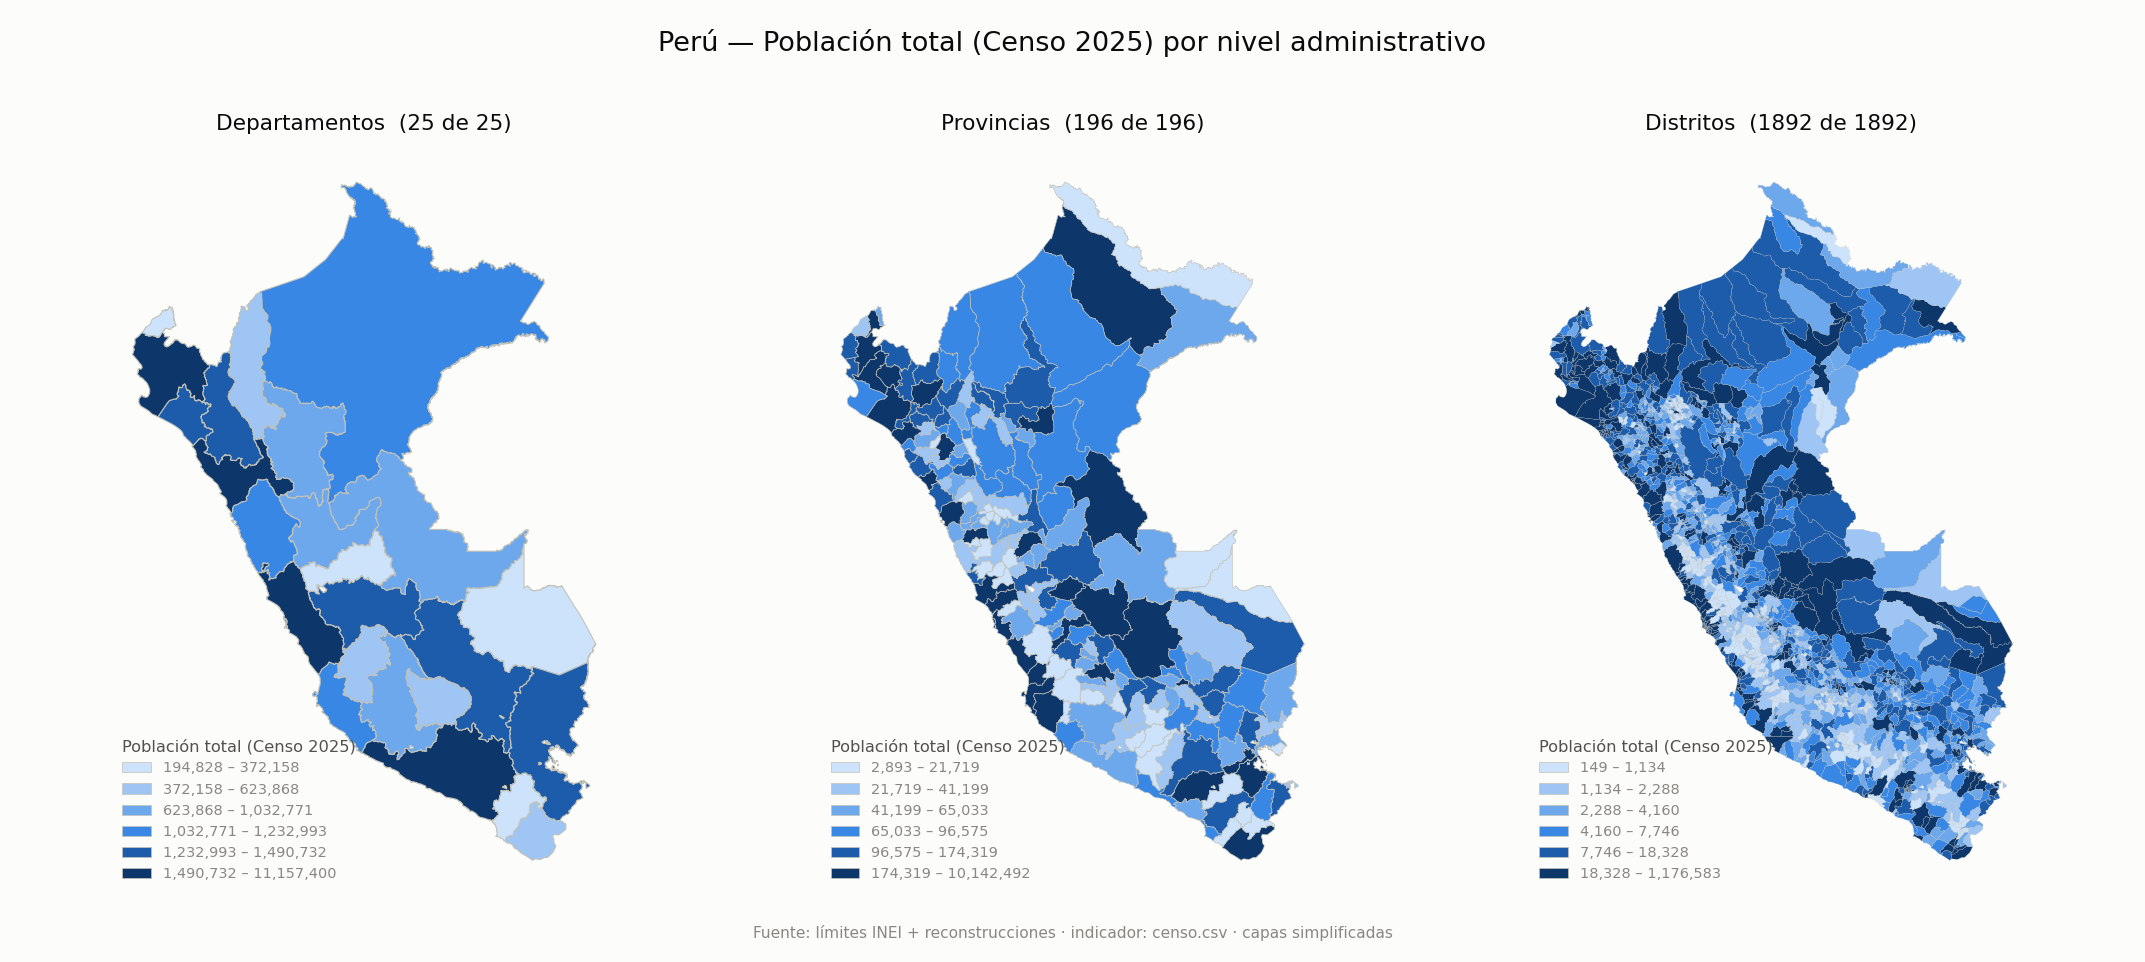

Source code (Python):
# -*- coding: utf-8 -*-
"""
mapa_python.py — coropletos de los tres niveles con geopandas + matplotlib.

    py -3.11 ejemplos/mapa_python.py
    py -3.11 ejemplos/mapa_python.py --nivel distrito --medida mujer

Lee la población del Censo 2025 de `ejemplos/datos/censo.csv`, que produce
`cargar_censo.py`. Si ese archivo no está, cae al área en km² calculada de la
geometría, para poder correr sin red.

Además del PNG escribe `ejemplos/datos/indicador.json` con las tres medidas por
los tres niveles: es lo que consume `mapa_web.html`, de modo que un solo sitio
decide qué se mapea.

Decisiones de diseño:
  * Rampa **secuencial de un solo tono**, claro→oscuro. Un arcoíris sobre una
    magnitud continua inventa cortes donde no los hay.
  * **6 clases por cuantiles**, propias de cada nivel. Pasando de ~7 las clases
    vecinas se confunden; y por cuantiles porque la población está muy sesgada
    (Lima Metropolitana contra distritos amazónicos) y con intervalos iguales
    casi todo caería en la clase más baja.
  * Bordes finos y recesivos, más finos cuanto más polígonos: con 1892
    distritos un borde de 1 px sería lo único que se ve.
  * Se leen las capas **simplificadas**, que existen para esto.
"""

from __future__ import annotations

import argparse
import csv
import json
import sys
from pathlib import Path

RAIZ = Path(__file__).resolve().parents[1]
sys.path.insert(0, str(RAIZ))

NIVELES = (('departamento', 'Departamentos', 0.6),
           ('provincia', 'Provincias', 0.35),
           ('distrito', 'Distritos', 0.12))

MEDIDAS = {'total': 'Población total', 'hombre': 'Hombres', 'mujer': 'Mujeres'}
CENSO = RAIZ / 'ejemplos' / 'datos' / 'censo.csv'

# Rampa secuencial azul, 6 pasos claro->oscuro.
RAMPA = ['#cde2fb', '#9ec5f4', '#6da7ec', '#3987e5', '#1c5cab', '#0d366b']
SURFACE = '#fcfcfb'
INK = '#0b0b0b'
INK_2 = '#52514e'
MUTED = '#898781'
HAIRLINE = '#c3c2b7'


def rel(p) -> str:
    """Ruta legible. `relative_to` revienta si se pasó una ruta relativa."""
    try:
        return str(Path(p).resolve().relative_to(RAIZ))
    except ValueError:
        return str(p)


def leer_censo(ruta: Path) -> dict:
    """-> {medida: {ubigeo: valor}}. Devuelve {} si el archivo no está."""
    if not ruta.exists():
        return {}
    datos = {m: {} for m in MEDIDAS}
    with open(ruta, encoding='utf-8-sig', newline='') as f:
        for r in csv.DictReader(f):
            for m in MEDIDAS:
                v = (r.get(m) or '').strip()
                if v:
                    try:
                        datos[m][r['ubigeo']] = float(v)
                    except ValueError:
                        pass
    return {m: v for m, v in datos.items() if v}


def main() -> int:
    sys.stdout.reconfigure(encoding='utf-8')
    p = argparse.ArgumentParser(description=__doc__)
    p.add_argument('--nivel', default='todos',
                   choices=['todos'] + [n[0] for n in NIVELES],
                   help='qué nivel dibujar; por defecto los tres en paralelo')
    p.add_argument('--medida', default='total', choices=list(MEDIDAS),
                   help='qué población mapear; por defecto la total')
    p.add_argument('--salida', type=Path, default=None)
    p.add_argument('--completo', action='store_true',
                   help='usar la resolución completa en vez de la simplificada')
    a = p.parse_args()

    niveles = [n for n in NIVELES if a.nivel in ('todos', n[0])]
    if a.salida is None:
        cola = '' if a.nivel == 'todos' else f'_{a.nivel}'
        cola += '' if a.medida == 'total' else f'_{a.medida}'
        a.salida = RAIZ / 'ejemplos' / f'mapa_python{cola}.png'

    import geopandas as gpd
    import matplotlib
    matplotlib.use('Agg')
    import matplotlib.pyplot as plt
    from matplotlib.colors import BoundaryNorm, ListedColormap
    from matplotlib.patches import Patch

    censo = leer_censo(CENSO)
    if censo:
        etiqueta = f'{MEDIDAS[a.medida]} (Censo 2025)'
        procedencia = CENSO.name
        valores = censo[a.medida]
    else:
        etiqueta, procedencia, valores = 'Área (km²)', 'geometría', None
        print(f'{rel(CENSO)} no está; se mapea el área. '
              f'Para el censo: py -3.11 ejemplos/cargar_censo.py')

    sufijo = '' if a.completo else '_simplificado'
    cmap = ListedColormap(RAMPA)
    ancho = 5.5 * len(niveles) if len(niveles) > 1 else 8.0
    fig, ejes = plt.subplots(1, len(niveles), figsize=(ancho, 7.4),
                             squeeze=False)
    ejes = ejes[0]
    fig.patch.set_facecolor(SURFACE)

    capas = {}
    for eje, (nivel, titulo, grosor) in zip(ejes, niveles):
        ruta = RAIZ / 'salida' / f'{nivel}{sufijo}.geojson'
        if not ruta.exists():
            raise SystemExit(f'falta {ruta.name}; corra construir.py y publicar.py')
        gdf = gpd.read_file(ruta)
        capas[nivel] = gdf

        if valores is None:
            # Área en un CRS equivalente-área; nunca en grados.
            gdf['valor'] = gdf.to_crs('ESRI:102033').area / 1e6
        else:
            gdf['valor'] = gdf['ubigeo'].map(valores)

        con_dato = gdf['valor'].notna().sum()
        cortes = sorted(set(
            gdf['valor'].quantile([i / 6 for i in range(7)]).tolist()))
        norm = BoundaryNorm(cortes, len(cortes) - 1, clip=True)

        gdf.plot(column='valor', ax=eje, cmap=cmap, norm=norm,
                 linewidth=grosor, edgecolor=HAIRLINE,
                 missing_kwds={'color': '#f0efec', 'edgecolor': HAIRLINE,
                               'linewidth': grosor, 'hatch': '///'})
        eje.set_facecolor(SURFACE)
        eje.set_title(f'{titulo}  ({con_dato} de {len(gdf)})',
                      fontsize=12, color=INK, pad=10)
        eje.set_axis_off()

        n = len(cortes) - 1
        parches = [
            Patch(facecolor=RAMPA[i * len(RAMPA) // n if n < len(RAMPA) else i],
                  edgecolor=HAIRLINE, linewidth=0.4,
                  label=f'{cortes[i]:,.0f} – {cortes[i + 1]:,.0f}')
            for i in range(n)]
        leg = eje.legend(handles=parches, loc='lower left', frameon=False,
                         fontsize=8, title=etiqueta, alignment='left')
        leg.get_title().set_color(INK_2)
        leg.get_title().set_fontsize(9)
        for t in leg.get_texts():
            t.set_color(MUTED)

    encabezado = f'Perú — {etiqueta}'
    if len(niveles) > 1:
        encabezado += ' por nivel administrativo'
    fig.suptitle(encabezado, fontsize=15, color=INK, y=0.97)
    fig.text(0.5, 0.025,
             f'Fuente: límites INEI + reconstrucciones · indicador: {procedencia}'
             f' · {"resolución completa" if a.completo else "capas simplificadas"}',
             ha='center', fontsize=8.5, color=MUTED)
    fig.tight_layout(rect=(0, 0.05, 1, 0.94))
    fig.savefig(a.salida, dpi=130, facecolor=SURFACE)
    print(rel(a.salida))

    # --- indicador para el mapa web ----------------------------------------
    medidas = {}
    for m, etq in MEDIDAS.items():
        if censo and m not in censo:
            continue
        por_nivel = {}
        for nivel, _, _ in NIVELES:
            g = capas.get(nivel)
            if g is None:
                g = gpd.read_file(RAIZ / 'salida' / f'{nivel}{sufijo}.geojson')
            if censo:
                serie = g['ubigeo'].map(censo[m])
            else:
                serie = g.to_crs('ESRI:102033').area / 1e6
            por_nivel[nivel] = {
                u: (None if v != v else round(float(v), 2))
                for u, v in zip(g['ubigeo'], serie)}
        medidas[m] = {'etiqueta': f'{etq} (Censo 2025)' if censo else etiqueta,
                      'valores': por_nivel}
        if not censo:
            break                       # sin censo hay una sola medida

    destino = RAIZ / 'ejemplos' / 'datos' / 'indicador.json'
    destino.parent.mkdir(parents=True, exist_ok=True)
    destino.write_text(json.dumps(
        {'procedencia': procedencia, 'medidas': medidas},
        ensure_ascii=False, sort_keys=True) + '\n', encoding='utf-8')
    print(rel(destino))

    # Vista de tabla: en una escala continua el color no puede ser el único
    # canal de lectura. Se emite el top-10 del nivel más fino dibujado.
    gdf = capas[niveles[-1][0]]
    top = gdf.nlargest(10, 'valor')
    print(f'\nTop 10 ({niveles[-1][0]}) por {etiqueta.lower()}:')
    for _, r in top.iterrows():
        print(f'  {r["ubigeo"]:<7} {r["nombre"][:28]:<28} '
              f'{str(r.get("nombre_departamento", ""))[:14]:<14} '
              f'{r["valor"]:>12,.1f}')
    return 0


if __name__ == '__main__':
    sys.exit(main())
